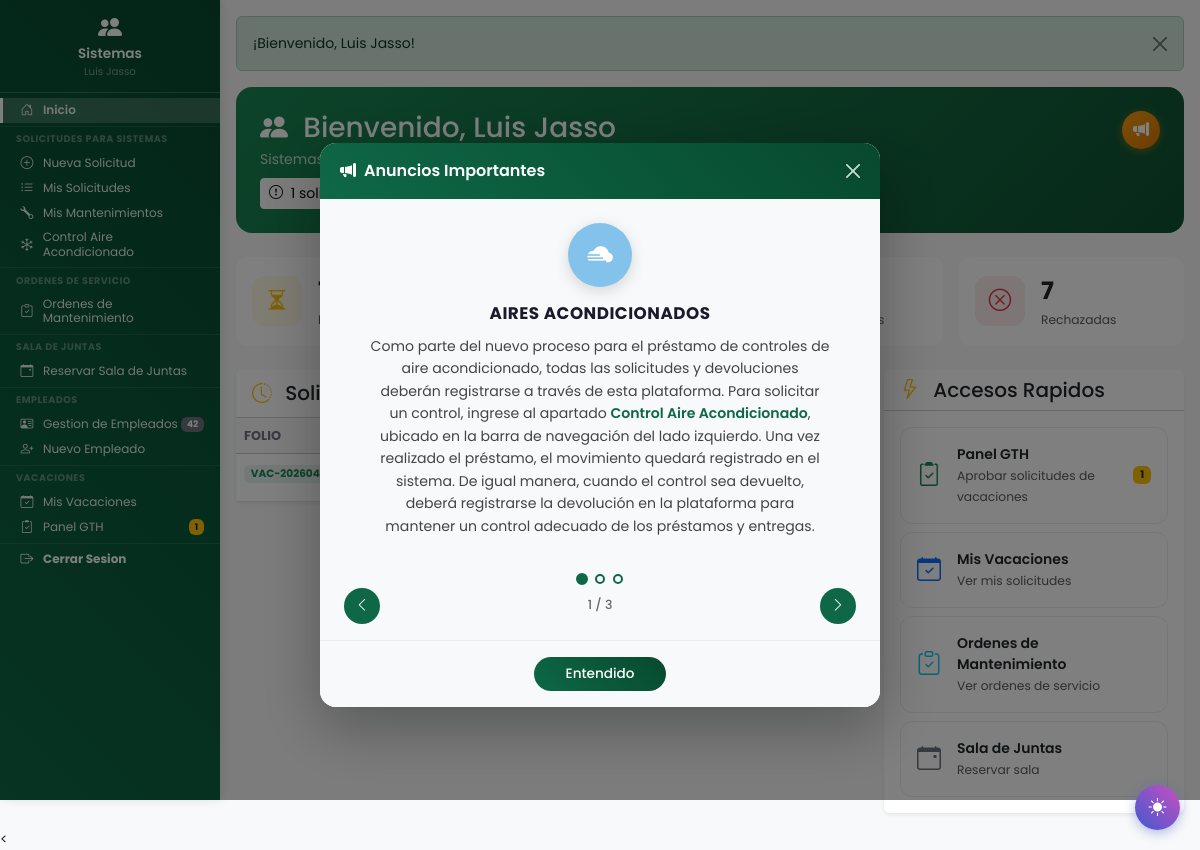
/dashboard/gth/dashboard_gth.php (signed in), run on the app's committed database.
### tables this page shows
CREATE TABLE `solicitudes_vacaciones` (
  `id` int(11) NOT NULL,
  `folio` varchar(25) DEFAULT NULL,
  `usuario_id` int(11) DEFAULT NULL,
  `departamento_id` int(11) NOT NULL COMMENT 'Departamento del solicitante',
  `fecha_solicitud` date NOT NULL COMMENT 'Fecha en que se creó la solicitud',
  `periodo_vacacional` varchar(20) NOT NULL COMMENT 'Periodo laboral actual, ej: 2025-2026',
  `dias_correspondientes` int(11) NOT NULL COMMENT 'Días que corresponden según LFT Art.76 para el periodo actual',
  `dias_pendientes` int(11) NOT NULL COMMENT 'Días pendientes antes de esta solicitud (incluye acumulados vigentes)',
  `dias_solicitados` int(11) NOT NULL COMMENT 'Cantidad de días que solicita el empleado',
  `motivo` text DEFAULT NULL,
  `saldo_dias_pendientes` int(11) NOT NULL COMMENT 'Resultado: dias_pendientes - dias_solicitados',
  `fecha_inicio` date NOT NULL COMMENT 'Primer día de vacaciones (DEL)',
  `fecha_fin` date NOT NULL COMMENT 'Último día de vacaciones (AL)',
  `fecha_regreso` date NOT NULL COMMENT 'Día que regresa a laborar (REGRESA)',
  `estado` enum('borrador','enviada','pendiente_admin','aprobada_admin','rechazada_admin','pendiente_gth','aprobada_gth','rechazada_gth','completada','cancelada') DEFAULT 'pendiente_admin',
  `es_manual` tinyint(1) NOT NULL DEFAULT 0 COMMENT 'Solicitud creada manualmente por Admin',
  `admin_creador_id` int(11) DEFAULT NULL COMMENT 'ID del admin que creo la solicitud manual',
  `nombre_manual` varchar(150) DEFAULT NULL COMMENT 'Nombre del empleado (manual)',
  `no_nomina_manual` varchar(20) DEFAULT NULL COMMENT 'No. nomina del empleado (manual)',
  `puesto_manual` varchar(100) DEFAULT NULL COMMENT 'Puesto del empleado (manual)',
  `fecha_ingreso_manual` date DEFAULT NULL COMMENT 'Fecha ingreso del empleado (manual)',
  `periodo_pago_manual` enum('quincenal','semanal') DEFAULT NULL COMMENT 'Periodo pago (manual)',
  `empresa_manual` enum('resimex','carganova') DEFAULT NULL COMMENT 'Empresa (manual)',
  `admin_id` int(11) DEFAULT NULL COMMENT 'ID del jefe de área que aprueba/rechaza',
  `fecha_aprobacion_admin` datetime DEFAULT NULL,
  `motivo_rechazo` text DEFAULT NULL COMMENT 'Motivo si fue rechazada por el admin',
  `comentarios_admin` text DEFAULT NULL,
  `firma_empleado` longtext DEFAULT NULL,
  `fecha_firma_empleado` datetime DEFAULT NULL,
  `firma_admin` longtext DEFAULT NULL COMMENT 'Firma digital del jefe de área (base64 jSignature)',
  `fecha_firma_admin` datetime DEFAULT NULL,
  `firma_gth` longtext DEFAULT NULL COMMENT 'Firma digital de GTH (base64 jSignature)',
  `comentarios_gth` text DEFAULT NULL,
  `gth_id` int(11) DEFAULT NULL,
  `fecha_aprobacion_gth` datetime DEFAULT NULL,
  `fecha_firma_gth` datetime DEFAULT NULL,
  `fecha_creacion` datetime DEFAULT current_timestamp(),
  `fecha_actualizacion` datetime DEFAULT current_timestamp() ON UPDATE current_timestamp()
);

CREATE TABLE `anuncios_plataforma` (
  `id` int(11) NOT NULL,
  `titulo` varchar(150) NOT NULL,
  `contenido` text NOT NULL,
  `icono` varchar(50) DEFAULT 'bi-megaphone-fill',
  `color_fondo` varchar(7) DEFAULT '#0E6847',
  `activo` tinyint(1) DEFAULT 1,
  `orden` int(11) DEFAULT 0,
  `fecha_inicio` date DEFAULT NULL,
  `fecha_fin` date DEFAULT NULL,
  `creado_por` int(11) DEFAULT NULL,
  `fecha_creacion` datetime DEFAULT current_timestamp(),
  `fecha_actualizacion` datetime DEFAULT current_timestamp() ON UPDATE current_timestamp()
);

### dashboard/gth/dashboard_gth.php (the view, shortened to what the rows shown need)
<?php
$pdo = conectarDB();
try {
    $stmt_recientes = $pdo->prepare("
        SELECT sv.id, sv.folio, sv.fecha_inicio, sv.fecha_fin, sv.dias_solicitados, sv.estado, sv.fecha_creacion,
               u.nombre_completo, d.nombre AS departamento_nombre
        FROM solicitudes_vacaciones sv
        LEFT JOIN usuarios u ON sv.usuario_id = u.id
        LEFT JOIN departamentos d ON sv.departamento_id = d.id
        WHERE sv.estado = 'pendiente_gth'
        ORDER BY sv.fecha_creacion DESC
        LIMIT 5
    ");
    $stmt_recientes->execute();
    $recientes = $stmt_recientes->fetchAll(PDO::FETCH_ASSOC);
} catch (Exception $e) {
    $recientes = [];
}
?>
<!DOCTYPE html>
<html lang="es">
<head>
    <link href="https://cdn.jsdelivr.net/npm/bootstrap@5.3.2/dist/css/bootstrap.min.css" rel="stylesheet">
    <link rel="stylesheet" href="https://cdn.jsdelivr.net/npm/bootstrap-icons@1.11.1/font/bootstrap-icons.css">
    <link rel="stylesheet" href="<?php echo URL_BASE; ?>assets/css/dashboard.css">
    <link rel="stylesheet" href="<?php echo URL_BASE; ?>assets/css/base/variables.css">
    <link rel="stylesheet" href="<?php echo URL_BASE; ?>assets/css/components/sidebar.css">
    <link rel="stylesheet" href="<?php echo URL_BASE; ?>assets/css/components/hamburger.css">
    <link rel="stylesheet" href="<?php echo URL_BASE; ?>assets/css/utilities/responsive.css">
    <link rel="stylesheet" href="<?php echo URL_BASE; ?>assets/css/formularios.css">
</head>
<body>
    <div class="dashboard-container">
        <main class="main-content">
            <div class="content-wrapper">
                <div class="row g-4">
                    <div class="col-lg-8">
                        <div class="card border-0 shadow-sm">
                            <div class="card-body p-0">
                                <?php if (empty($recientes)): ?>
                                <div class="text-center py-5 text-muted">
                                    <i class="bi bi-check-circle fs-1 d-block mb-2 text-success"></i>
                                    No hay solicitudes pendientes de aprobacion GTH
                                </div>
                                <?php else: ?>
                                <div class="table-responsive">
                                    <table class="table table-hover table-recientes mb-0">
                                        <thead class="table-light">
                                            <tr>
                                                <th>Folio</th>
                                                <th>Empleado</th>
                                                <th>Departamento</th>
                                                <th>Dias</th>
                                                <th>Periodo</th>
                                            </tr>
                                        </thead>
                                        <tbody>
                                            <?php foreach ($recientes as $sol): ?>
                                            <tr>
                                                <td><span class="badge bg-success bg-opacity-10 text-success"><?php echo htmlspecialchars($sol['folio']); ?></span></td>
                                                <td><small class="text-muted"><?php echo htmlspecialchars($sol['departamento_nombre']); ?></small></td>
                                                <td><span class="fw-bold"><?php echo $sol['dias_solicitados']; ?></span></td>
                                                <td>
                                                    <small>
                                                    </small>
                                                </td>
                                                <td>
                                                    <a href="<?php echo URL_BASE; ?>dashboard/vacaciones/ver_solicitud_vacaciones.php?id=<?php echo $sol['id']; ?>"
                                                       class="btn btn-sm btn-outline-primary">
                                                    </a>
                                                </td>
                                            </tr>
                                            <?php endforeach; ?>
                                        </tbody>
                                    </table>
                                </div>
                                <?php endif; ?>
                            </div>
                        </div>
                    </div>
                </div>
            </div>
        </main>
    </div>
    <?php include __DIR__ . '/../../includes/anuncios/modal_anuncios.php'; ?>
</body>
</html>

### includes/anuncios/modal_anuncios.php (shortened to what the rows shown need)
<?php
try {
    $stmt = $pdo->prepare("
        SELECT id, titulo, contenido, icono, color_fondo
        FROM anuncios_plataforma
        WHERE activo = 1
          AND (fecha_inicio IS NULL OR fecha_inicio <= CURDATE())
          AND (fecha_fin IS NULL OR fecha_fin >= CURDATE())
        ORDER BY orden ASC, fecha_creacion DESC
    ");
    $stmt->execute();
    $anuncios = $stmt->fetchAll(PDO::FETCH_ASSOC);
} catch (Exception $e) {
    $anuncios = [];
}
$total_anuncios = count($anuncios);
?>
<?php if ($total_anuncios > 0): ?>
<div class="modal fade modal-anuncios" id="modalAnuncios" tabindex="-1" aria-labelledby="modalAnunciosLabel" aria-hidden="true">
    <div class="modal-dialog modal-dialog-centered">
        <div class="modal-content">
            <div class="modal-body">
                <div id="anunciosCarruselContainer">
                    <?php foreach ($anuncios as $index => $anuncio): ?>
                    <div class="anuncio-slide" data-slide="<?php echo $index; ?>" style="display: <?php echo $index === 0 ? 'flex' : 'none'; ?>;">
                        <div class="anuncio-icon-wrapper" style="background: <?php echo htmlspecialchars($anuncio['color_fondo']); ?>;">
                            <i class="bi <?php echo htmlspecialchars($anuncio['icono']); ?>"></i>
                        </div>
                        <h6 class="anuncio-titulo"><?php echo htmlspecialchars($anuncio['titulo']); ?></h6>
                        <div class="anuncio-contenido">
                            <?php echo $anuncio['contenido'];  ?>
                        </div>
                    </div>
                    <?php endforeach; ?>
                </div>
            </div>
        </div>
    </div>
</div>
<?php endif; ?>

### data on the page
solicitudes_vacaciones: folio "VAC-20260417-0001"
anuncios_plataforma: titulo "AIRES ACONDICIONADOS", contenido "Como parte del nuevo proceso para el préstamo de controles de aire acondicionado, todas las solicitudes y devoluciones deberán registrarse a través de esta plataforma. Para solicitar un control, ingrese al apartado Control Aire Acondicionado , ubicado en la barra de navegación del lado izquierdo. Una vez realizado el préstamo, el movimiento quedará registrado en el sistema. De igual manera, cuando el control sea devuelto, deberá registrarse la devolución en la plataforma para mantener un control adecuado de los préstamos y entregas."

### other printed values
$_SESSION['departamento_nombre'] "Sistemas"
$_SESSION['nombre_completo'] "Luis Jasso"
$total_empleados_gth "42"
$vacaciones_pendientes_gth "1"
$alerta['mensaje'] "¡Bienvenido, Luis Jasso!"
$pendientes_gth "1"
$rechazadas "7"
$total_anuncios "3"
